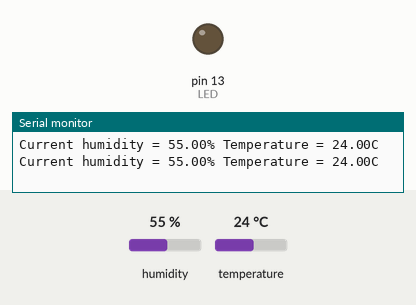
Recording of a sketch running on a simulated Arduino Uno, built with avr-gcc and run on an emulated ATmega328P. Parts: output pins drawn as LEDs (lit = HIGH), the last lines printed to the serial monitor. The test bench sets the inputs (shaded band); at power-on: temperature 24 °C, humidity 55 %.

Above: at 2.2 s.
2.3 s: temperature set to 29 °C
4.2 s: temperature set to 32 °C
At 6.3 s:
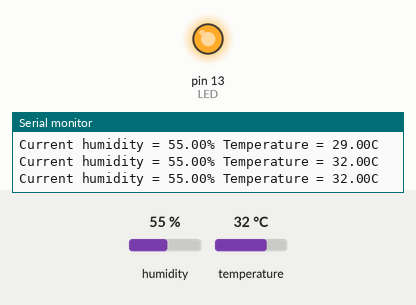
6.6 s: temperature set to 12 °C
At 7.4 s:
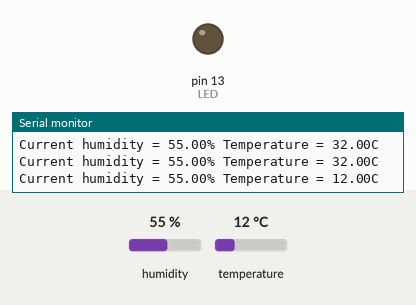
8.6 s: temperature set to 33 °C
At 9.6 s:
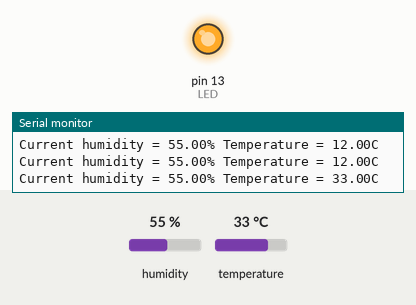
Timing chart, 0 to 11.6 s (numbered marks = the images above; inputs shaded):
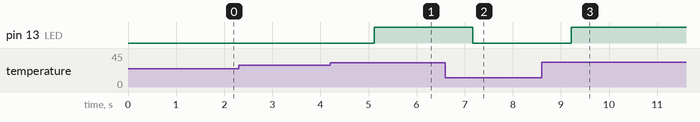

The sketch:

Temperature.ino
```cpp
#include <dht.h>

#define dht_apin A0    // DHT11 is connected to A0
#define LED 13         // LED is connected to digital pin 13

dht DHT;

void setup() {
    pinMode(LED, OUTPUT);      // Set LED pin as output
    Serial.begin(9600);        // Set baud rate to 9600
    delay(1000);               // Wait for 1 second
}

void loop() {
    DHT.read11(dht_apin);      // Read data from DHT11 sensor

    // Print humidity
    Serial.print("Current humidity = ");
    Serial.print(DHT.humidity);
    Serial.print("% ");

    // Print temperature
    Serial.print("Temperature = ");
    Serial.print(DHT.temperature);
    Serial.println("C");

    // LED control based on temperature
    if (DHT.temperature > 30) {
        digitalWrite(LED, HIGH);   // Turn on LED if temperature > 30°C
    } else {
        digitalWrite(LED, LOW);    // Turn off LED otherwise
    }

    delay(1000); // Wait for 1 second before the next reading
}
```

Measured:
- the behaviour switches between 30 and 31 °C on temperature (found by bisection; images 0 and 1)
- after the input at 4.2 s, pin 13 (LED): LOW → HIGH after 0.92 s
- after the input at 6.6 s, pin 13 (LED): HIGH → LOW after 0.57 s
- after the input at 8.6 s, pin 13 (LED): LOW → HIGH after 0.62 s
